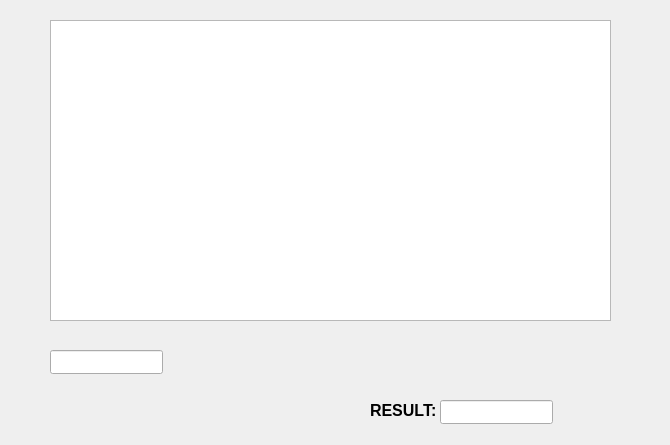
<?xml version="1.0" encoding="UTF-8"?>
<ui version="4.0">
 <class>GUIClass</class>
 <widget class="QWidget" name="GUIClass">
  <property name="geometry">
   <rect>
    <x>0</x>
    <y>0</y>
    <width>670</width>
    <height>445</height>
   </rect>
  </property>
  <property name="windowTitle">
   <string>GUI</string>
  </property>
  <widget class="QListWidget" name="listWidget">
   <property name="geometry">
    <rect>
     <x>50</x>
     <y>20</y>
     <width>561</width>
     <height>301</height>
    </rect>
   </property>
  </widget>
  <widget class="QLineEdit" name="lineEdit">
   <property name="geometry">
    <rect>
     <x>50</x>
     <y>350</y>
     <width>113</width>
     <height>24</height>
    </rect>
   </property>
  </widget>
  <widget class="QLineEdit" name="showResult">
   <property name="geometry">
    <rect>
     <x>440</x>
     <y>400</y>
     <width>113</width>
     <height>24</height>
    </rect>
   </property>
   <property name="readOnly">
    <bool>true</bool>
   </property>
  </widget>
  <widget class="QLabel" name="label">
   <property name="geometry">
    <rect>
     <x>370</x>
     <y>400</y>
     <width>71</width>
     <height>20</height>
    </rect>
   </property>
   <property name="font">
    <font>
     <pointsize>12</pointsize>
     <bold>true</bold>
    </font>
   </property>
   <property name="text">
    <string>RESULT:</string>
   </property>
  </widget>
 </widget>
 <layoutdefault spacing="6" margin="11"/>
 <resources>
  <include location="GUI.qrc"/>
 </resources>
 <connections/>
</ui>
